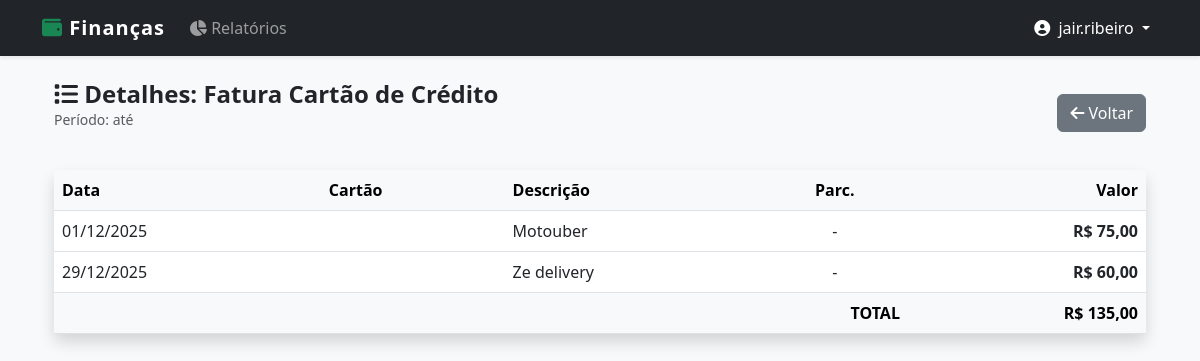
Page /relatorio/detalhes-cartao/?data_inicio=2025-12-01&data_fim=2025-12-31 (signed in) on the earlier database version.
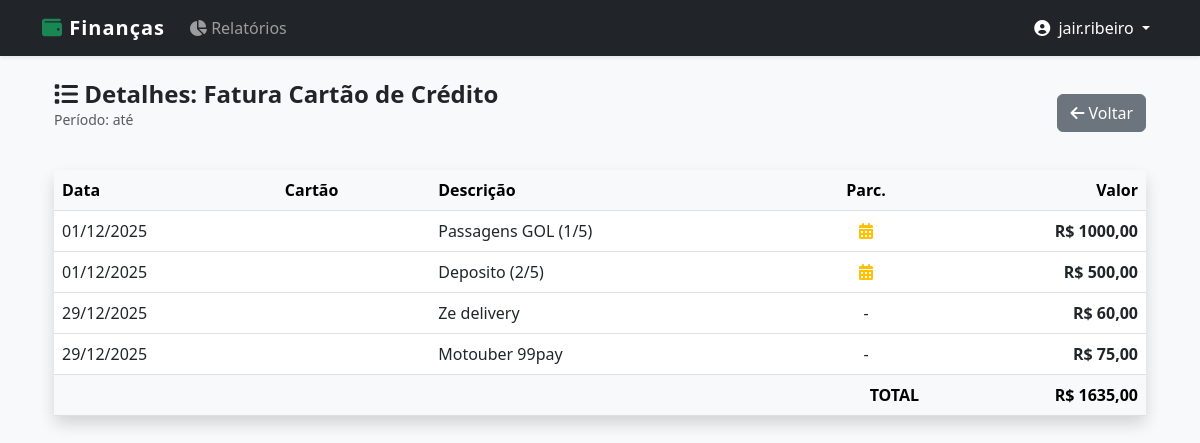
Same page on the later database version.
### core/models.py (models this page shows, shortened)
class CompraCartao(models.Model):
    cartao = models.ForeignKey(CartaoCredito, on_delete=models.CASCADE)
    descricao = models.CharField(max_length=100)
    valor = models.DecimalField(max_digits=10, decimal_places=2)
    data_compra = models.DateField(default=date.today)
    is_parcelado = models.BooleanField(default=False, verbose_name="É parcelado?")
    qtd_parcelas = models.IntegerField(default=1, verbose_name="Qtd Parcelas")
    is_terceiro = models.BooleanField(default=False, verbose_name="É compra de terceiro?")
    terceiro = models.ForeignKey(Terceiro, on_delete=models.SET_NULL, null=True, blank=True, verbose_name="Pessoa")

### core/views.py (the view)
# urls.py: path('relatorio/detalhes-cartao/', views.relatorio_detalhe_cartao, name='relatorio_detalhe_cartao'),
@login_required
def relatorio_detalhe_cartao(request):
    data_inicio_str = request.GET.get('data_inicio')
    data_fim_str = request.GET.get('data_fim')
    compras = CompraCartao.objects.filter(
        cartao__usuario=request.user, # <--- SEGURANÇA
        data_compra__range=[data_inicio_str, data_fim_str]
    ).order_by('data_compra')
    total = compras.aggregate(Sum('valor'))['valor__sum'] or 0
    context = {
        'titulo': "Detalhes: Fatura Cartão de Crédito",
        'transacoes': compras, # Mandamos as compras na variavel 'transacoes' para reutilizar o template
        'total': total,
        'data_inicio': data_inicio_str,
        'data_fim': data_fim_str,
        'is_cartao': True # Flag para mudar as colunas no HTML
    }
    return render(request, 'core/relatorio_detalhe.html', context)

### core/templates/core/relatorio_detalhe.html (shortened to what this page needs)
{% extends 'core/base.html' %}
{% block content %}
<div class="container mt-4">
    <div class="d-flex justify-content-between align-items-center mb-4">
        <div>
            <h4 class="fw-bold mb-0">
                <i class="fas fa-list"></i> {{ titulo }}
            </h4>
            <p class="text-muted small">
                Período: {{ data_inicio|date:"d/m/Y" }} até {{ data_fim|date:"d/m/Y" }}
            </p>
        </div>
        <a href="{% url 'relatorio' %}?data_inicio={{ data_inicio }}&data_fim={{ data_fim }}" class="btn btn-secondary">
            <i class="fas fa-arrow-left"></i> Voltar
        </a>
    </div>
    <div class="card shadow border-0">
        <div class="card-body p-0">
            <table class="table table-hover align-middle mb-0">
                <thead class="table-light">
                    <tr>
                        <th>Data</th>
                        {% if is_cartao %}
                            <th>Cartão</th>
                        {% endif %}
                        <th>Descrição</th>
                        {% if is_cartao %}
                            <th class="text-center">Parc.</th>
                        {% endif %}
                        <th class="text-end">Valor</th>
                    </tr>
                </thead>
                <tbody>
                    {% for item in transacoes %}
                    <tr>
                        <td>
                            {% if is_cartao %}
                                {{ item.data_compra|date:"d/m/Y" }}
                            {% else %}
                                {{ item.data|date:"d/m/Y" }}
                            {% endif %}
                        </td>
                        {% if is_cartao %}
                            <td>
                            </td>
                        {% endif %}
                        <td>{{ item.descricao|default:"-" }}</td>
                        {% if is_cartao %}
                            <td class="text-center">
                                {% if item.is_parcelado %}
                                    <i class="fas fa-calendar-alt text-warning" title="Parcelado"></i>
                                {% else %}
                                    -
                                {% endif %}
                            </td>
                        {% endif %}
                        <td class="text-end fw-bold">R$ {{ item.valor|floatformat:2 }}</td>
                    </tr>
                    {% empty %}
                    <tr><td colspan="5" class="text-center p-3">Nenhum registro encontrado.</td></tr>
                    {% endfor %}
                </tbody>
                <tfoot class="table-light">
                    <tr>
                        <td colspan="{% if is_cartao %}4{% else %}2{% endif %}" class="fw-bold text-end">TOTAL</td>
                        <td class="fw-bold text-end">R$ {{ total|floatformat:2 }}</td>
                    </tr>
                </tfoot>
            </table>
        </div>
    </div>
</div>
{% endblock %}

Differences in the rows shown:
added CompraCartao: data_compra "01/12/2025", descricao "Passagens GOL (1/5)", is_parcelado True (drawn), valor "1000,00"
added CompraCartao: data_compra "01/12/2025", descricao "Deposito (2/5)", is_parcelado True (drawn), valor "500,00"
shown differently, row unchanged: CompraCartao "Ze delivery": moves up the list
changed CompraCartao: data_compra "01/12/2025" → "29/12/2025"; descricao "Motouber" → "Motouber 99pay"
Other differences:
{{ total|floatformat:2 }}: "135,00" → "1635,00"
